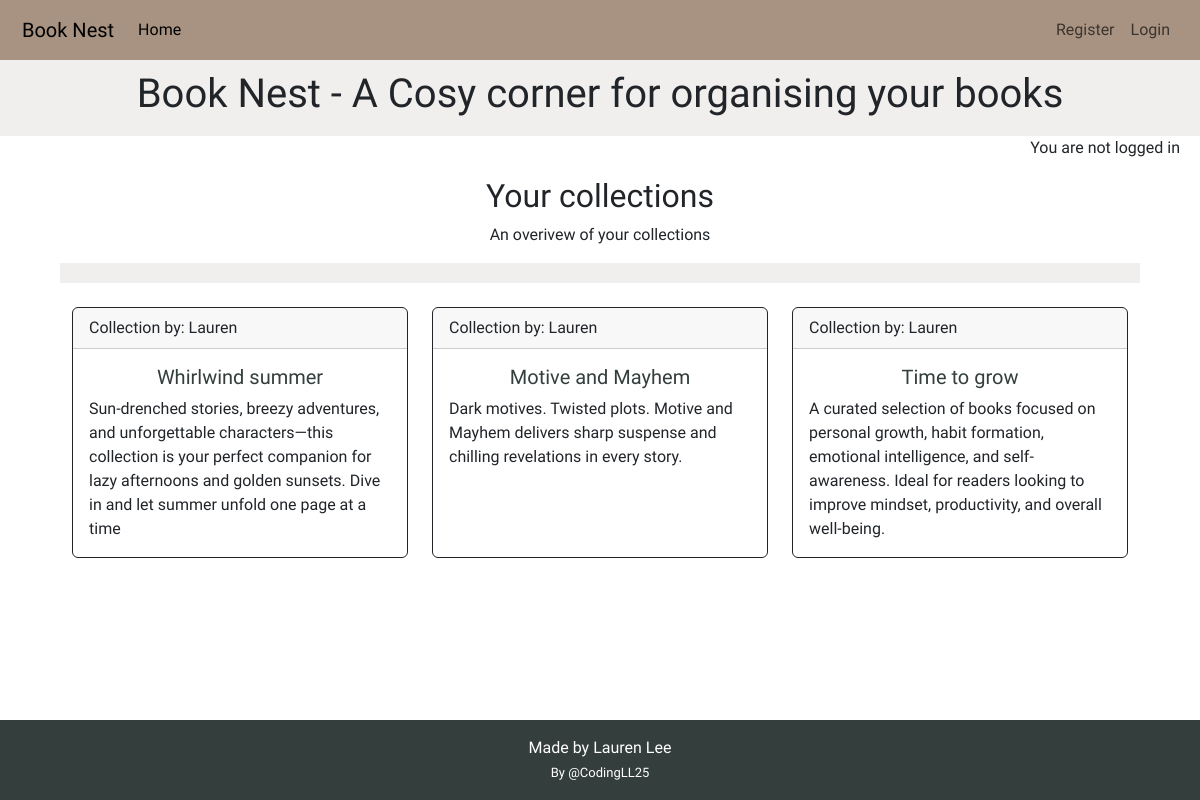
The page / on the database its author committed.
### library/models.py (models this page shows, shortened)
class Collection(models.Model):
    THEME_CHOICES = [
        ("romance", "Romance"),
        ("fantasy", "Fantasy"),
        ("mystery", "Mystery"),
        ("historical", "Historical"),
        ("thriller", "Thriller"),
        ("science_fiction", "Science Fiction"),
        ("nonfiction", "Nonfiction"),
        ("young_adult", "Young Adult"),
        ("literary", "Literary Fiction"),
        ("horror", "Horror"),
        ("self_development", "Self Development"),
        ("mixed", "Mixed theme"),
    ]
    name = models.CharField(max_length=100, unique=True, blank=False)
    excerpt = models.TextField(blank=True)
    theme = models.CharField(max_length=50, choices=THEME_CHOICES, default="mixed")
    user = models.ForeignKey(
        User, on_delete=models.CASCADE, related_name="collections", null=True
    )
    slug = models.SlugField(max_length=200, blank=True, unique=True)

### library/views.py (the view)
# urls.py: path("", views.CollectionList.as_view(), name="home"),
class CollectionList(generic.ListView):
    queryset = Collection.objects.all().order_by("id")
    template_name = "library/index.html"
    paginate_by = 3
    def get_context_data(self, **kwargs):
        context = super().get_context_data(**kwargs)
        context["form"] = CollectionForm()
        return context

### library/templatetags/html_filters.py (called while the page is built)
@register.filter(name="clean_html")
def clean_html(value):
    if not value:
        return ""
    value = re.sub(r"<p[^>]*>\s*(?:&nbsp;|\s)*</p>", "", value)
    value = re.sub(r"&nbsp;", " ", value)
    return strip_tags(value).strip()

### library/templates/library/index.html (shortened to what this page needs)
{% extends "base.html" %}
{% load html_filters %}
{% load crispy_forms_tags %}
{% block content %}
<div class="collection-name">
    <h2>Your collections</h2>
    <p> An overivew of your collections</p>
</div>
<section class="container-fluid heading">
</section>
<section class="collection-summary">
    <div class="container mt-4">
        {% for collection in collection_list %}
        {% if forloop.counter0|divisibleby:3 %}
        <div class="row">
            {% endif %}
            <div class="collection-holder col-12 col-sm-6 col-md-4 mb-4">
                <div class="collection-card card border-dark h-100">
                    <div class="collection-user card-header">Collection by: {{ collection.user }}</div>
                    <div class="collection-main card-body text-dark">
                        <h5 class="collection-name card-title">
                            <a href="{% url 'collection_detail' collection.slug %}"
                                class="collection-link">{{ collection.name }}</a>
                        </h5>
                        <p class="collection-card card-text">{{ collection.excerpt|clean_html }}</p>
                    </div>
                </div>
            </div>
            {% if forloop.counter|divisibleby:3 or forloop.last %}
        </div>
        {% endif %}
        {% endfor %}
</section>
{% endblock %}

### static/css/style.css (style rules this page uses)
:root { --primary-font: "Oswald", sans-serif; --primary-color: #333E3D; --secondary-color: rgb(214, 209, 202); --highlight: #A89382; --light-highlight: #D97E47; --bright-highlight: #632a13; --danger: rgb(131, 21, 21); }
body { min-height: 100vh; display: flex; width: 100%; flex-direction: column; font-family: var(--primary-font); margin: 0; overflow-x: hidden; overflow-wrap: anywhere; }
.heading, .action-form { background-color: rgba(214, 209, 202, 0.35); padding: 10px; text-align: center; }
.collection-summary { width: 100%; display: flex; }
.collection-link { text-decoration: none; color: var(--primary-color); }
.collection-name { width: 100%; display: block; text-align: center; }

### rows shown on the page
Collection: user "Lauren", name "Whirlwind summer", excerpt|clean_html "Sun-drenched stories, breezy adventures, and unforgettable characters—this collection is your perfect companion for lazy afternoons and golden sunsets. Dive in and let summer unfold one page at a time"
Collection: user "Lauren", name "Motive and Mayhem", excerpt|clean_html "Dark motives. Twisted plots. Motive and Mayhem delivers sharp suspense and chilling revelations in every story."
Collection: user "Lauren", name "Time to grow", excerpt|clean_html "A curated selection of books focused on personal growth, habit formation, emotional intelligence, and self-awareness. Ideal for readers looking to improve mindset, productivity, and overall well-being."
